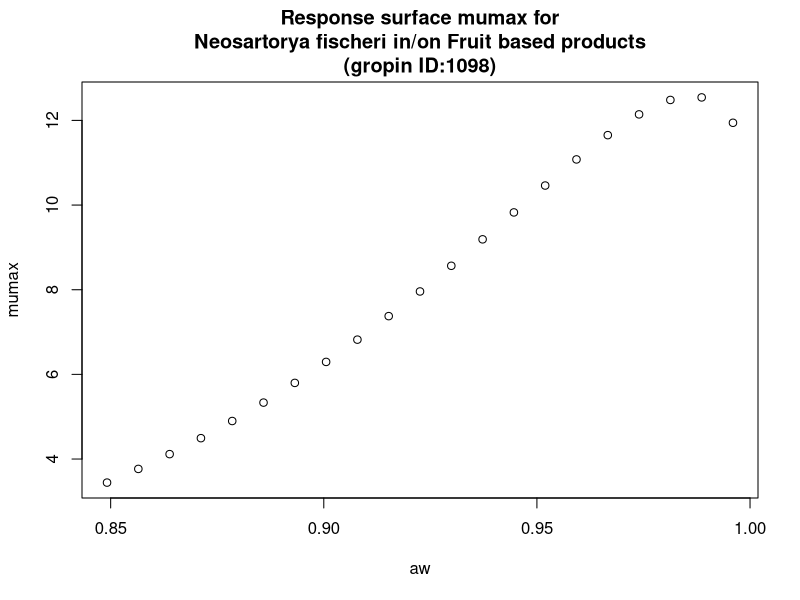

R code for this plot:
#############################
# start of Parameter script
#############################
aw <- seq(0.849150849150849,0.995995,length.out=21)
#############################
# end of Parameter script
#############################
############################# 
# start of Model script Gropin ID 1098 
#############################
 
# constant coefficients for this model
 
variables <- data.frame(aw)
argumentsPar <- expand.grid(variables)
 
# heart of the model
response_surface <- function(aw) {
   mumax <-exp((2.290+4.119*sqrt(1-aw)-17.589*((sqrt(1-aw))^2)))

return(mumax=mumax)
} 

# output parameters
responseSurface <- cbind(argumentsPar,response_surface(argumentsPar['aw']))
colnames(responseSurface) <- c(colnames(argumentsPar),'mumax')
#############################
# End of Model script
#############################
############################# 
# start of Visualisation script Gropin ID 1098 
#############################
plot(aw,responseSurface$'mumax',xlab='aw',
                          ylab='mumax',main='Response surface mumax for
Neosartorya fischeri in/on Fruit based products
(gropin ID:1098)')
#############################
# End of Visualisation script
#############################
